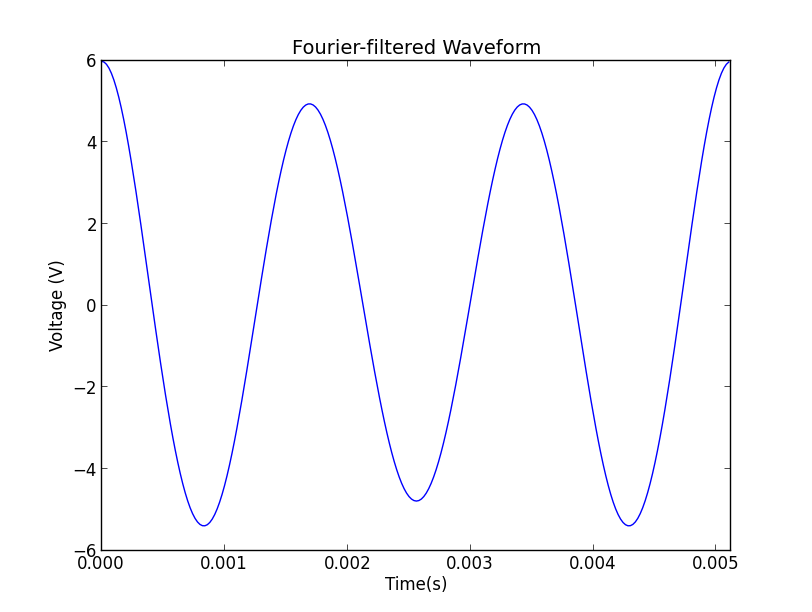

The Python source for this figure:
import numpy as np
import matplotlib.pyplot as plt

mix1 = np.load('mixer1.npz')
mixer1 = mix1['arr_0']
freq = np.fft.fftshift(np.fft.fftfreq(len(mixer1),2.564e-7))
mixer1fft = np.fft.fft(mixer1)

for i in np.arange(len(mixer1)):
    if abs(128-i) > 8:
        mixer1fft[i] = 0+0j

mixer1spec = (abs(mixer1fft))**2
plt.plot(mixer1spec)

mixer1ifft = np.fft.ifft(np.fft.ifftshift(mixer1spec))
time = np.arange(256)*2e-5 

plt.figure(9)   
plt.title('Fourier-filtered Waveform',fontsize=14)
plt.xlabel('Time(s)')
plt.ylabel('Voltage (V)')
plt.xlim(0,.00512)
plt.plot(time,mixer1ifft)
plt.show()                       
    
